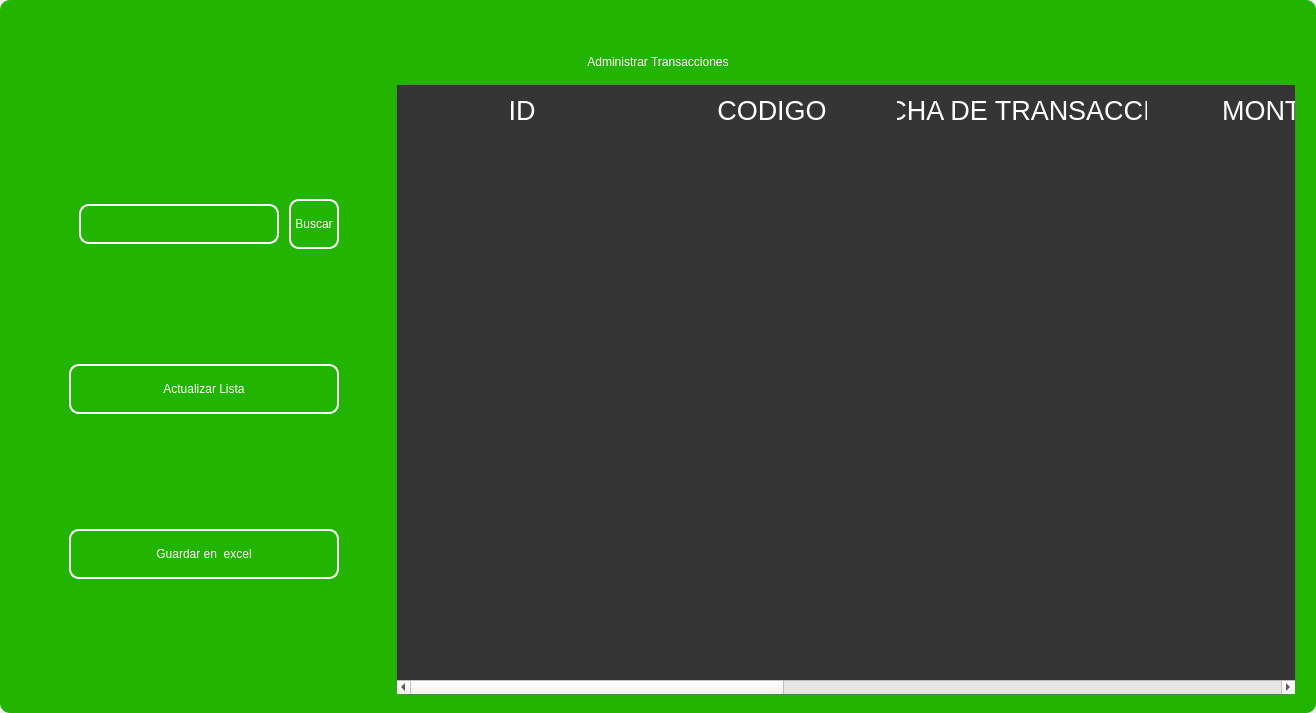
<?xml version="1.0" encoding="UTF-8"?>
<ui version="4.0">
 <class>MainWindow</class>
 <widget class="QMainWindow" name="MainWindow">
  <property name="geometry">
   <rect>
    <x>0</x>
    <y>0</y>
    <width>1316</width>
    <height>713</height>
   </rect>
  </property>
  <property name="windowTitle">
   <string>MainWindow</string>
  </property>
  <property name="styleSheet">
   <string notr="true"/>
  </property>
  <widget class="QWidget" name="centralwidget">
   <property name="styleSheet">
    <string notr="true"/>
   </property>
   <layout class="QVBoxLayout" name="verticalLayout">
    <property name="spacing">
     <number>0</number>
    </property>
    <property name="leftMargin">
     <number>0</number>
    </property>
    <property name="topMargin">
     <number>0</number>
    </property>
    <property name="rightMargin">
     <number>0</number>
    </property>
    <property name="bottomMargin">
     <number>0</number>
    </property>
    <item>
     <widget class="QFrame" name="frame">
      <property name="enabled">
       <bool>true</bool>
      </property>
      <property name="styleSheet">
       <string notr="true">
QFrame {
border-radius:10px;
background-color: rgb(33, 181, 0);
 }
</string>
      </property>
      <property name="frameShape">
       <enum>QFrame::StyledPanel</enum>
      </property>
      <property name="frameShadow">
       <enum>QFrame::Raised</enum>
      </property>
      <layout class="QVBoxLayout" name="verticalLayout_2">
       <item>
        <widget class="QFrame" name="frame_superior">
         <property name="minimumSize">
          <size>
           <width>0</width>
           <height>40</height>
          </size>
         </property>
         <property name="maximumSize">
          <size>
           <width>16777215</width>
           <height>40</height>
          </size>
         </property>
         <property name="styleSheet">
          <string notr="true">QPushButton{
border-radius:18px;
}

QPushButton:hover{
	background-color: rgb(0, 0, 0);
}
</string>
         </property>
         <property name="frameShape">
          <enum>QFrame::StyledPanel</enum>
         </property>
         <property name="frameShadow">
          <enum>QFrame::Raised</enum>
         </property>
         <layout class="QHBoxLayout" name="horizontalLayout_3">
          <property name="spacing">
           <number>4</number>
          </property>
          <property name="leftMargin">
           <number>0</number>
          </property>
          <property name="topMargin">
           <number>0</number>
          </property>
          <property name="rightMargin">
           <number>0</number>
          </property>
          <property name="bottomMargin">
           <number>0</number>
          </property>
          <item>
           <widget class="QPushButton" name="btn_icon">
            <property name="text">
             <string/>
            </property>
            <property name="iconSize">
             <size>
              <width>40</width>
              <height>40</height>
             </size>
            </property>
           </widget>
          </item>
          <item>
           <spacer name="horizontalSpacer_2">
            <property name="orientation">
             <enum>Qt::Horizontal</enum>
            </property>
            <property name="sizeHint" stdset="0">
             <size>
              <width>443</width>
              <height>20</height>
             </size>
            </property>
           </spacer>
          </item>
          <item>
           <widget class="QPushButton" name="btn_exit">
            <property name="minimumSize">
             <size>
              <width>38</width>
              <height>38</height>
             </size>
            </property>
            <property name="maximumSize">
             <size>
              <width>38</width>
              <height>38</height>
             </size>
            </property>
            <property name="cursor">
             <cursorShape>PointingHandCursor</cursorShape>
            </property>
            <property name="text">
             <string/>
            </property>
            <property name="iconSize">
             <size>
              <width>35</width>
              <height>35</height>
             </size>
            </property>
           </widget>
          </item>
          <item>
           <widget class="QPushButton" name="bt_minimizar">
            <property name="minimumSize">
             <size>
              <width>38</width>
              <height>38</height>
             </size>
            </property>
            <property name="maximumSize">
             <size>
              <width>38</width>
              <height>38</height>
             </size>
            </property>
            <property name="cursor">
             <cursorShape>PointingHandCursor</cursorShape>
            </property>
            <property name="text">
             <string/>
            </property>
            <property name="icon">
             <iconset>
              <normaloff>image/minus.svg</normaloff>image/minus.svg</iconset>
            </property>
            <property name="iconSize">
             <size>
              <width>38</width>
              <height>38</height>
             </size>
            </property>
           </widget>
          </item>
          <item>
           <widget class="QPushButton" name="bt_maximizar">
            <property name="minimumSize">
             <size>
              <width>38</width>
              <height>38</height>
             </size>
            </property>
            <property name="maximumSize">
             <size>
              <width>38</width>
              <height>38</height>
             </size>
            </property>
            <property name="cursor">
             <cursorShape>PointingHandCursor</cursorShape>
            </property>
            <property name="text">
             <string/>
            </property>
            <property name="icon">
             <iconset>
              <normaloff>image/chevron-up.svg</normaloff>image/chevron-up.svg</iconset>
            </property>
            <property name="iconSize">
             <size>
              <width>38</width>
              <height>38</height>
             </size>
            </property>
           </widget>
          </item>
          <item>
           <widget class="QPushButton" name="bt_restaurar">
            <property name="minimumSize">
             <size>
              <width>38</width>
              <height>38</height>
             </size>
            </property>
            <property name="maximumSize">
             <size>
              <width>38</width>
              <height>38</height>
             </size>
            </property>
            <property name="cursor">
             <cursorShape>PointingHandCursor</cursorShape>
            </property>
            <property name="text">
             <string/>
            </property>
            <property name="icon">
             <iconset>
              <normaloff>image/chevron-down.svg</normaloff>image/chevron-down.svg</iconset>
            </property>
            <property name="iconSize">
             <size>
              <width>38</width>
              <height>38</height>
             </size>
            </property>
           </widget>
          </item>
          <item>
           <widget class="QPushButton" name="bt_cerrar">
            <property name="minimumSize">
             <size>
              <width>38</width>
              <height>38</height>
             </size>
            </property>
            <property name="maximumSize">
             <size>
              <width>38</width>
              <height>38</height>
             </size>
            </property>
            <property name="cursor">
             <cursorShape>PointingHandCursor</cursorShape>
            </property>
            <property name="text">
             <string/>
            </property>
            <property name="icon">
             <iconset>
              <normaloff>image/x.svg</normaloff>image/x.svg</iconset>
            </property>
            <property name="iconSize">
             <size>
              <width>38</width>
              <height>38</height>
             </size>
            </property>
           </widget>
          </item>
         </layout>
        </widget>
       </item>
       <item>
        <widget class="QLabel" name="label">
         <property name="styleSheet">
          <string notr="true">font: 30pt &quot;MS Shell Dlg 2&quot;;
color: rgb(255, 255, 255);</string>
         </property>
         <property name="text">
          <string>Administrar Transacciones</string>
         </property>
         <property name="alignment">
          <set>Qt::AlignCenter</set>
         </property>
        </widget>
       </item>
       <item>
        <widget class="QFrame" name="frame_3">
         <property name="minimumSize">
          <size>
           <width>0</width>
           <height>0</height>
          </size>
         </property>
         <property name="frameShape">
          <enum>QFrame::StyledPanel</enum>
         </property>
         <property name="frameShadow">
          <enum>QFrame::Raised</enum>
         </property>
         <layout class="QHBoxLayout" name="horizontalLayout_4">
          <property name="leftMargin">
           <number>9</number>
          </property>
          <property name="topMargin">
           <number>9</number>
          </property>
          <property name="rightMargin">
           <number>9</number>
          </property>
          <item>
           <layout class="QVBoxLayout" name="verticalLayout_4">
            <property name="spacing">
             <number>50</number>
            </property>
            <property name="sizeConstraint">
             <enum>QLayout::SetDefaultConstraint</enum>
            </property>
            <property name="leftMargin">
             <number>50</number>
            </property>
            <property name="topMargin">
             <number>50</number>
            </property>
            <property name="rightMargin">
             <number>50</number>
            </property>
            <property name="bottomMargin">
             <number>50</number>
            </property>
            <item>
             <layout class="QHBoxLayout" name="horizontalLayout">
              <property name="spacing">
               <number>10</number>
              </property>
              <property name="leftMargin">
               <number>10</number>
              </property>
              <property name="topMargin">
               <number>0</number>
              </property>
              <property name="bottomMargin">
               <number>0</number>
              </property>
              <item>
               <widget class="QLineEdit" name="searchtxt">
                <property name="minimumSize">
                 <size>
                  <width>200</width>
                  <height>25</height>
                 </size>
                </property>
                <property name="maximumSize">
                 <size>
                  <width>150</width>
                  <height>40</height>
                 </size>
                </property>
                <property name="styleSheet">
                 <string notr="true">QLabel {
	color: rgb(255, 255, 254);
	font: 12pt &quot;Arial&quot;;
	background-color: rgba(0, 0, 0,0);
}

QTextEdit{
background-color: rgba(0, 0, 0,0);
border-radius:10px; 
font: 12pt &quot;Arial&quot;;
color: rgb(255, 255, 254);
border: 2px solid  rgb(255, 255, 255);

}

QTextEdit:hover{
background-color: rgba(0, 0, 0,0);
border-radius:10px; 
font: 12pt &quot;Arial&quot;;
border: 2px solid  rgb(120, 0, 171);
}

QTextEdit:focus{
background-color: rgb(0, 0, 0);
border-radius:10px; 
font: 12pt &quot;Arial&quot;;
border: 2px solid rgb(120, 0, 171);
}

QLineEdit{
background-color: rgba(0, 0, 0,0);
border-radius:10px; 
font: 12pt &quot;Arial&quot;;
color: rgb(255, 255, 254);
border: 2px solid  rgb(255, 255, 255);

}

QLineEdit:hover{
background-color: rgba(0, 0, 0,0);
border-radius:10px; 
font: 12pt &quot;Arial&quot;;
border: 2px solid  rgb(120, 0, 171);
}

QLineEdit:focus{
background-color: rgb(0, 0, 0);
border-radius:10px; 
font: 12pt &quot;Arial&quot;;
border: 2px solid rgb(120, 0, 171);
}

QCheckBox{
	font: 12pt &quot;Arial&quot;;
	color: rgb(255, 255, 255);
}

QCheckBox::indicator {
    width: 18px;
    height:18px;
}

QCheckBox::indicator:unchecked {
   background-image: url(image/square.svg);
}

QCheckBox::indicator:checked {
   background-image: url(image/check-square.svg);
}

QPushButton{
border-radius:10px; 
font: 12pt &quot;Arial&quot;;
color: rgb(255, 255, 254);
border: 2px solid #ffffff;
}

QPushButton:hover{
border-radius:10px; 
font: 12pt &quot;Arial&quot;;
color: rgb(255, 255, 255);
border: 2px solid rgb(120, 0, 171);
	background-color: rgb(120, 0, 171);
}
</string>
                </property>
               </widget>
              </item>
              <item>
               <widget class="QPushButton" name="btn_search">
                <property name="sizePolicy">
                 <sizepolicy hsizetype="Minimum" vsizetype="Fixed">
                  <horstretch>0</horstretch>
                  <verstretch>0</verstretch>
                 </sizepolicy>
                </property>
                <property name="minimumSize">
                 <size>
                  <width>0</width>
                  <height>15</height>
                 </size>
                </property>
                <property name="maximumSize">
                 <size>
                  <width>100</width>
                  <height>50</height>
                 </size>
                </property>
                <property name="cursor">
                 <cursorShape>PointingHandCursor</cursorShape>
                </property>
                <property name="styleSheet">
                 <string notr="true">QPushButton{
border-radius:10px; 
font: 12pt &quot;Arial&quot;;
color: rgb(255, 255, 254);
border: 2px solid #ffffff;
}

QPushButton:hover{
border-radius:10px; 
font: 12pt &quot;Arial&quot;;
color: rgb(255, 255, 255);
border: 2px solid rgb(120, 0, 171);
	background-color: rgb(120, 0, 171);
}</string>
                </property>
                <property name="text">
                 <string>Buscar</string>
                </property>
               </widget>
              </item>
             </layout>
            </item>
            <item>
             <widget class="QPushButton" name="btn_get">
              <property name="minimumSize">
               <size>
                <width>50</width>
                <height>40</height>
               </size>
              </property>
              <property name="maximumSize">
               <size>
                <width>300</width>
                <height>50</height>
               </size>
              </property>
              <property name="cursor">
               <cursorShape>PointingHandCursor</cursorShape>
              </property>
              <property name="styleSheet">
               <string notr="true">QPushButton{
border-radius:10px; 
font: 12pt &quot;Arial&quot;;
color: rgb(255, 255, 254);
border: 2px solid #ffffff;
}

QPushButton:hover{
border-radius:10px; 
font: 12pt &quot;Arial&quot;;
color: rgb(255, 255, 255);
border: 2px solid rgb(120, 0, 171);
	background-color: rgb(120, 0, 171);
}</string>
              </property>
              <property name="text">
               <string>Actualizar Lista</string>
              </property>
              <property name="iconSize">
               <size>
                <width>35</width>
                <height>35</height>
               </size>
              </property>
             </widget>
            </item>
            <item>
             <widget class="QPushButton" name="btn_excel">
              <property name="minimumSize">
               <size>
                <width>10</width>
                <height>40</height>
               </size>
              </property>
              <property name="maximumSize">
               <size>
                <width>300</width>
                <height>50</height>
               </size>
              </property>
              <property name="cursor">
               <cursorShape>PointingHandCursor</cursorShape>
              </property>
              <property name="styleSheet">
               <string notr="true">QPushButton{
border-radius:10px; 
font: 12pt &quot;Arial&quot;;
color: rgb(255, 255, 254);
border: 2px solid #ffffff;
}

QPushButton:hover{
border-radius:10px; 
font: 12pt &quot;Arial&quot;;
color: rgb(255, 255, 255);
border: 2px solid rgb(120, 0, 171);
	background-color: rgb(120, 0, 171);
}</string>
              </property>
              <property name="text">
               <string>Guardar en  excel</string>
              </property>
              <property name="iconSize">
               <size>
                <width>35</width>
                <height>35</height>
               </size>
              </property>
             </widget>
            </item>
           </layout>
          </item>
          <item>
           <widget class="QTableWidget" name="table_transaction">
            <property name="minimumSize">
             <size>
              <width>900</width>
              <height>0</height>
             </size>
            </property>
            <property name="maximumSize">
             <size>
              <width>700</width>
              <height>16777215</height>
             </size>
            </property>
            <property name="styleSheet">
             <string notr="true">QTableView {

	border: 1px solid rgba(255,255,255,40);
	border-bottom-right-radius: 7px; 
	border-bottom-left-radius: 7px; 
	color: white;
	font: 15pt &quot;MS Shell Dlg 2&quot;;
	background-color: rgb(53, 53, 53);
}

QHeaderView::section {
background-color: rgb(53, 53, 53);
color: white;
border: none;
height: 50px;
font-size: 20pt;
}

QTableView::item {
    border-style: none;
    border-bottom: 1px solid rgba(255,255,255,50);
    padding-left: auto;
    padding-right: auto;
}

QTableView::item:selected{
	border: none;
	color: rgb(255, 255, 255);
    background-color: rgba(255, 255, 255, 50);
}
</string>
            </property>
            <property name="lineWidth">
             <number>1</number>
            </property>
            <property name="editTriggers">
             <set>QAbstractItemView::NoEditTriggers</set>
            </property>
            <attribute name="horizontalHeaderDefaultSectionSize">
             <number>250</number>
            </attribute>
            <column>
             <property name="text">
              <string>ID</string>
             </property>
            </column>
            <column>
             <property name="text">
              <string>CODIGO</string>
             </property>
            </column>
            <column>
             <property name="text">
              <string>FECHA DE TRANSACCION</string>
             </property>
            </column>
            <column>
             <property name="text">
              <string>MONTO</string>
             </property>
            </column>
            <column>
             <property name="text">
              <string>TIPO</string>
             </property>
            </column>
            <column>
             <property name="text">
              <string>ENTIDAD</string>
             </property>
            </column>
            <column>
             <property name="text">
              <string>TIPO DE PAGO</string>
             </property>
            </column>
           </widget>
          </item>
         </layout>
        </widget>
       </item>
      </layout>
     </widget>
    </item>
   </layout>
  </widget>
 </widget>
 <resources/>
 <connections/>
</ui>
